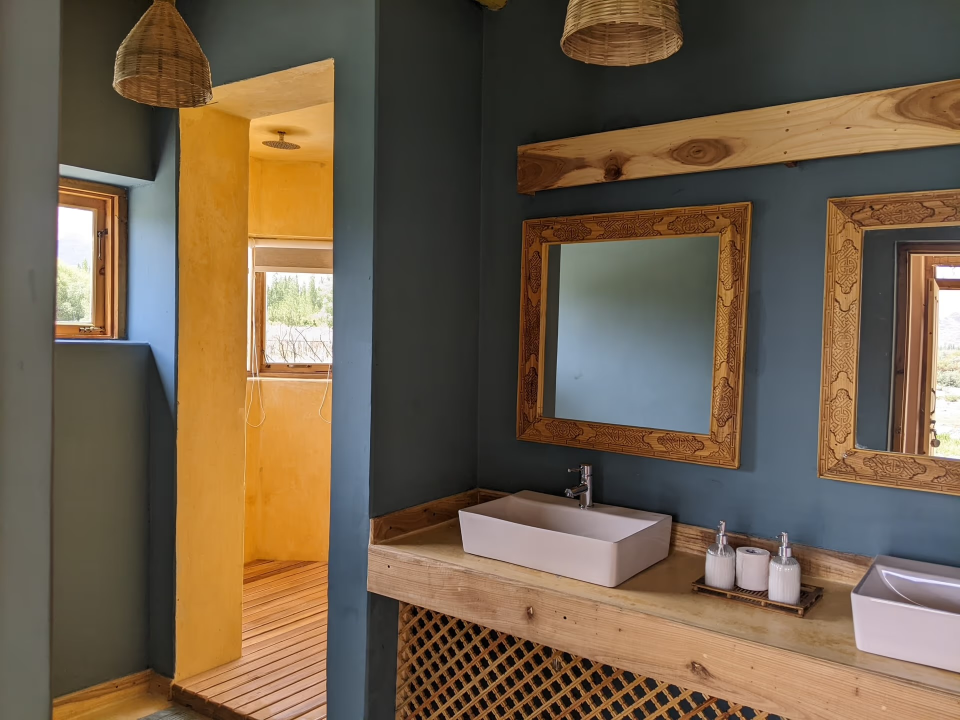
#> input picture source/photos/camp/bathroom.jpeg, 1920 x 1440 px, given in place of _thiksey.png, which was not available (shown at 1/2 size)
$ python make-sketchbook-pages.py
#> lines starting #> are read from the running program, lines starting #| are printed output that depends on the picture; pictures that were not available may be replaced by others from this repository, and a replacement may not be noted
"""Build the interactive sketchbook's page plates.

THE PAGES ARE THE FILM'S PAGES. Every plate is a frame lifted out of
`book-a.mp4` / `book-b.mp4` at the moment its caption was on screen, so the
book you leaf through shows exactly what the scrubbed film showed.

Two kinds of page:

  DRAWN   a finished spread. It simply appears when the leaf lands -- no
          staged materialising, at the client's instruction.

  SCENE   the real place, and the only pages that scroll. Each is a segment of
          the film where the camera travels between the place and the
          sketchbook: the bed rising to the window and the valley, the
          mountains coming down to the chairs and the open book, the picker
          down to the drawn branch. Scrolling one of those pages is literally
          looking up and down between what is in front of you and what is on
          your page, which is what the section is about. They ship as a poster
          still (for the turning leaf) plus the video segment itself.

    python scripts/make-sketchbook-pages.py
"""

import pathlib
import subprocess

from PIL import Image

W, H = 1500, 900  # the film's own aspect, so nothing is cropped
PAPER = (242, 235, 221)
OUT = pathlib.Path("public/img/sketchbook")

# Poster/plate time = the segment's own "from": every scene opens on the
# drawing, so the plate used on the leaf and as the video poster is the
# same drawn instant the pane defaults to. Fine-sampled at 0.4s steps to
# find each one clean -- see implementation-log.md.
# (key, clip, poster_seconds, segment) -- segment None means a drawn page.
PAGES = [
    ("thiksey", "a", 2.6, None),
    ("camp", "a", 5.0, None),
    ("room", "a", 6.4, (6.4, 8.80)),
    ("river", "b", 2.6, (2.6, 0.00)),
    ("buckthorn", "b", 6.0, (6.0, 4.00)),
    ("keyplaces", "b", 8.0, None),
    ("bluethroat", "b", 9.8, None),
    ("momos", "b", 12.0, None),
]


def grab(key: str, clip: str, t: float) -> Image.Image:
#> called with key = 'thiksey', clip = 'a', t = 2.6
    tmp = OUT / f"_{key}.png"
    subprocess.run(
        ["ffmpeg", "-loglevel", "error", "-ss", str(t),
         "-i", f"public/video/book-{clip}.mp4", "-frames:v", "1", "-y", str(tmp)],
        check=True,
    )
#> (this line was passed over: subprocess is not available in this run)
    im = Image.open(tmp).convert("RGB").copy()
#> im is the input picture: PIL image 1920x1440 RGB; mean R, G, B 112.5, 95, 74.6
    tmp.unlink()
    return im


def fit_to_page(src: Image.Image) -> Image.Image:
    page = Image.new("RGB", (W, H), PAPER)
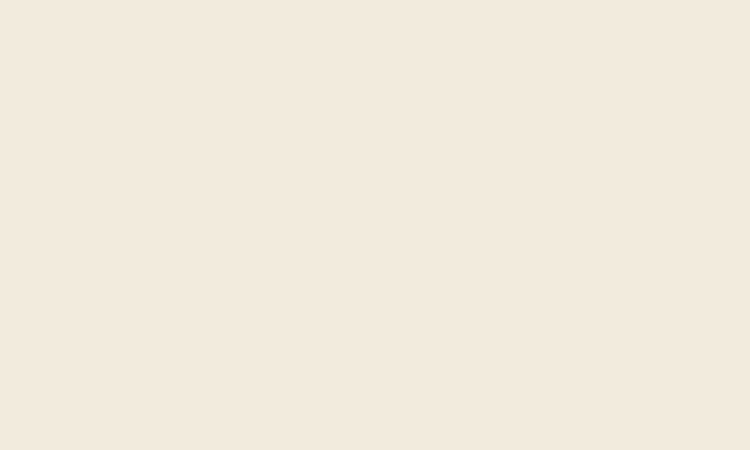
#> page: PIL image 1500x900 RGB (shown at 1/2 size); mean R, G, B 242, 235, 221
    s = min(W / src.width, H / src.height)
#> s = 0.625
    w, h = int(round(src.width * s)), int(round(src.height * s))
#> w = 1200; h = 900
    page.paste(src.resize((w, h), Image.LANCZOS), ((W - w) // 2, (H - h) // 2))
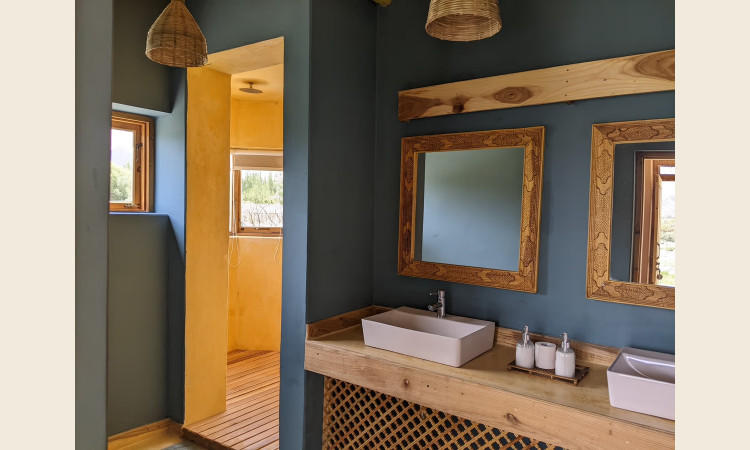
#> page: PIL image 1500x900 RGB (shown at 1/2 size); mean R, G, B 138.4, 123, 103.9
    return page


def main() -> None:
    OUT.mkdir(parents=True, exist_ok=True)
    # Stale layers from the staged-reveal version, which no longer exists.
    for old in OUT.glob("*-ink.webp"):
        old.unlink()
    for old in OUT.glob("*-pencil.webp"):
        old.unlink()

    for key, clip, t, seg in PAGES:
        fit_to_page(grab(key, clip, t)).save(
            OUT / f"{key}-colour.webp", "WEBP", quality=90, method=6
        )
        kind = f"scene {seg[0]}-{seg[1]}s of book-{clip}" if seg else "drawn"
        print(f"  {key}: {kind}")
#> pass 2 of the loop in main, `for key, clip, t, seg in PAGES:`:
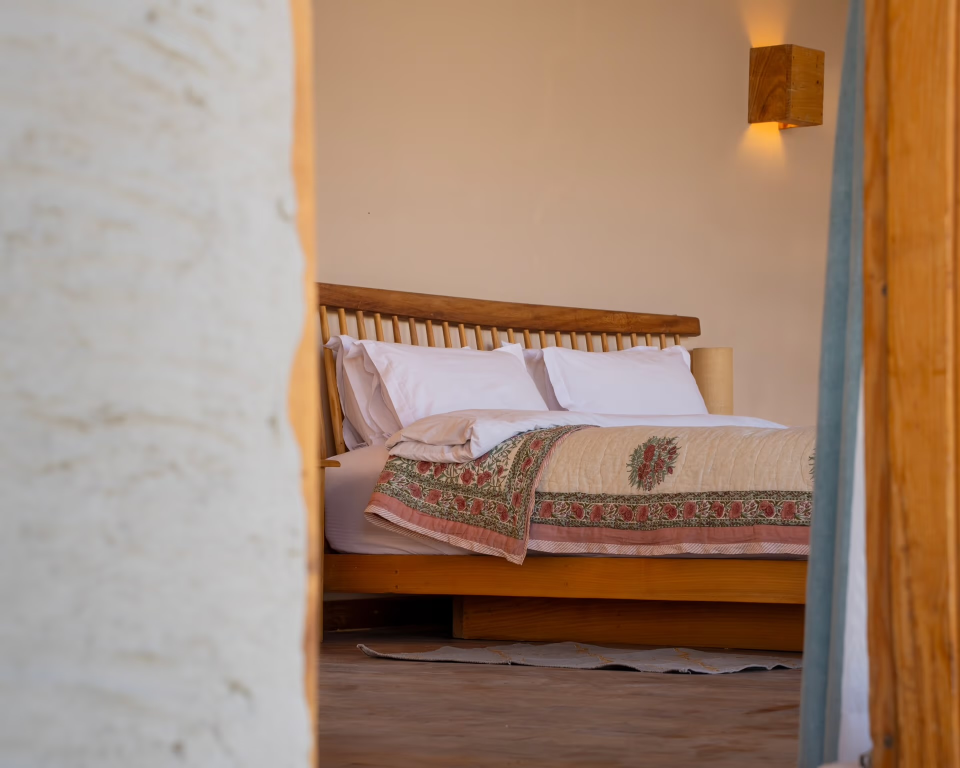
#> input picture source/photos/camp/bed-doorway.jpeg, 1920 x 1536 px, given in place of _camp.png, which was not available (shown at 1/2 size)
#> in grab, im is the input picture: PIL image 1920x1536 RGB; mean R, G, B 162.4, 135.5, 116.9
#> in fit_to_page (call 2), `page.paste(src.resize((w, h), Image.LANCZOS), ((W - w) // 2, (H - h) /..`:
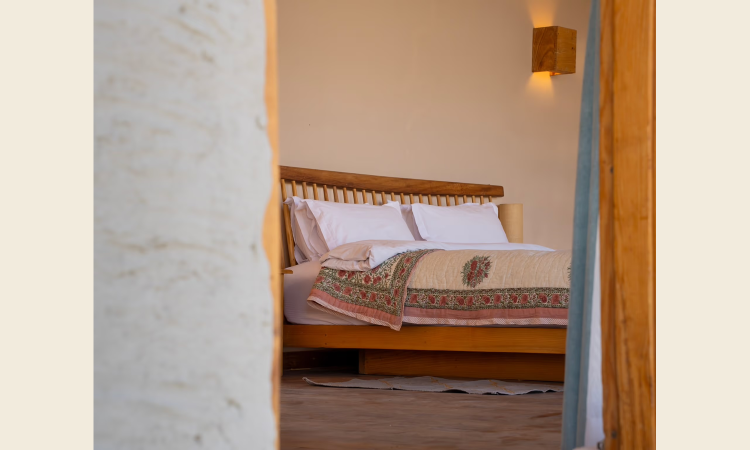
#> page: PIL image 1500x900 RGB (shown at 1/2 size); mean R, G, B 182.3, 160.4, 142.9

    print(f"\n{len(PAGES)} plates written to {OUT}")


if __name__ == "__main__":
#> (the run stopped early here; a loop or call above may not have finished)
